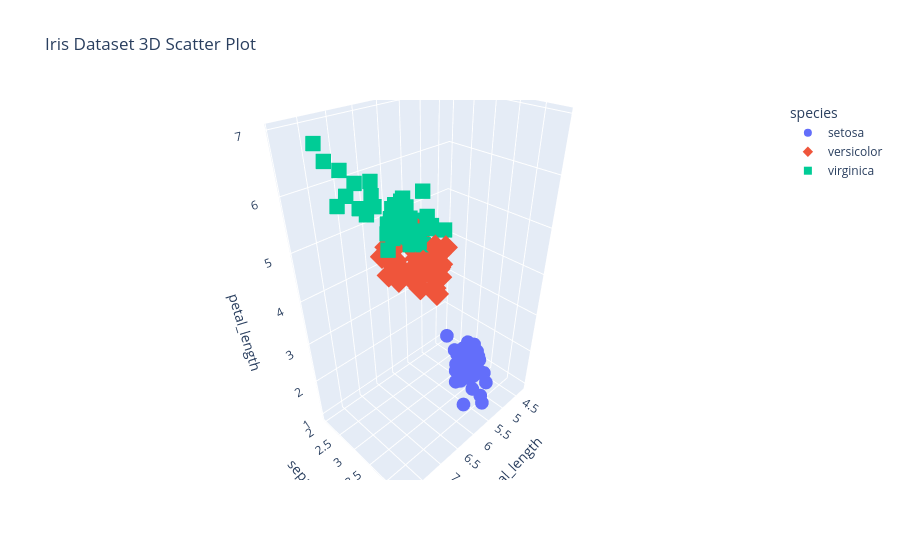

Notebook source saved alongside this figure:
### Markdown cell above
iris 데이터
* 특징이 4개이므로 4차원 특징 공간을 형성한다.
* 150개의 샘플 각각은 4차원 특징 공간의 한 점이다.

### Code cell
import plotly.express as px

df = px.data.iris()
fig = px.scatter_3d(df, x='sepal_length', y='sepal_width', z='petal_length',
                   color='species', symbol='species',
                   title='Iris Dataset 3D Scatter Plot')

fig.show(render="browser")

### Figure 1 — Plotly figure (JSON) as saved in the notebook; plotly's stock layout.template omitted (floating-point values rounded to 4 significant figures)
{"data": [{"hovertemplate": "species=setosa<br>sepal_length=%{x}<br>sepal_width=%{y}<br>petal_length=%{z}<extra></extra>", "legendgroup": "setosa", "marker": {"color": "#636efa", "symbol": "circle"}, "mode": "markers", "name": "setosa", "scene": "scene", "showlegend": true, "type": "scatter3d", "x": [5.1, 4.9, 4.7, 4.6, 5, 5.4, 4.6, 5, 4.4, 4.9, 5.4, 4.8, 4.8, 4.3, 5.8, 5.7, 5.4, 5.1, 5.7, 5.1, 5.4, 5.1, 4.6, 5.1, 4.8, 5, 5, 5.2, 5.2, 4.7, 4.8, 5.4, 5.2, 5.5, 4.9, 5, 5.5, 4.9, 4.4, 5.1, 5, 4.5, 4.4, 5, 5.1, 4.8, 5.1, 4.6, 5.3, 5], "y": [3.5, 3, 3.2, 3.1, 3.6, 3.9, 3.4, 3.4, 2.9, 3.1, 3.7, 3.4, 3, 3, 4, 4.4, 3.9, 3.5, 3.8, 3.8, 3.4, 3.7, 3.6, 3.3, 3.4, 3, 3.4, 3.5, 3.4, 3.2, 3.1, 3.4, 4.1, 4.2, 3.1, 3.2, 3.5, 3.1, 3, 3.4, 3.5, 2.3, 3.2, 3.5, 3.8, 3, 3.8, 3.2, 3.7, 3.3], "z": [1.4, 1.4, 1.3, 1.5, 1.4, 1.7, 1.4, 1.5, 1.4, 1.5, 1.5, 1.6, 1.4, 1.1, 1.2, 1.5, 1.3, 1.4, 1.7, 1.5, 1.7, 1.5, 1, 1.7, 1.9, 1.6, 1.6, 1.5, 1.4, 1.6, 1.6, 1.5, 1.5, 1.4, 1.5, 1.2, 1.3, 1.5, 1.3, 1.5, 1.3, 1.3, 1.3, 1.6, 1.9, 1.4, 1.6, 1.4, 1.5, 1.4]}, {"hovertemplate": "species=versicolor<br>sepal_length=%{x}<br>sepal_width=%{y}<br>petal_length=%{z}<extra></extra>", "legendgroup": "versicolor", "marker": {"color": "#EF553B", "symbol": "diamond"}, "mode": "markers", "name": "versicolor", "scene": "scene", "showlegend": true, "type": "scatter3d", "x": [7, 6.4, 6.9, 5.5, 6.5, 5.7, 6.3, 4.9, 6.6, 5.2, 5, 5.9, 6, 6.1, 5.6, 6.7, 5.6, 5.8, 6.2, 5.6, 5.9, 6.1, 6.3, 6.1, 6.4, 6.6, 6.8, 6.7, 6, 5.7, 5.5, 5.5, 5.8, 6, 5.4, 6, 6.7, 6.3, 5.6, 5.5, 5.5, 6.1, 5.8, 5, 5.6, 5.7, 5.7, 6.2, 5.1, 5.7], "y": [3.2, 3.2, 3.1, 2.3, 2.8, 2.8, 3.3, 2.4, 2.9, 2.7, 2, 3, 2.2, 2.9, 2.9, 3.1, 3, 2.7, 2.2, 2.5, 3.2, 2.8, 2.5, 2.8, 2.9, 3, 2.8, 3, 2.9, 2.6, 2.4, 2.4, 2.7, 2.7, 3, 3.4, 3.1, 2.3, 3, 2.5, 2.6, 3, 2.6, 2.3, 2.7, 3, 2.9, 2.9, 2.5, 2.8], "z": [4.7, 4.5, 4.9, 4, 4.6, 4.5, 4.7, 3.3, 4.6, 3.9, 3.5, 4.2, 4, 4.7, 3.6, 4.4, 4.5, 4.1, 4.5, 3.9, 4.8, 4, 4.9, 4.7, 4.3, 4.4, 4.8, 5, 4.5, 3.5, 3.8, 3.7, 3.9, 5.1, 4.5, 4.5, 4.7, 4.4, 4.1, 4, 4.4, 4.6, 4, 3.3, 4.2, 4.2, 4.2, 4.3, 3, 4.1]}, {"hovertemplate": "species=virginica<br>sepal_length=%{x}<br>sepal_width=%{y}<br>petal_length=%{z}<extra></extra>", "legendgroup": "virginica", "marker": {"color": "#00cc96", "symbol": "square"}, "mode": "markers", "name": "virginica", "scene": "scene", "showlegend": true, "type": "scatter3d", "x": [6.3, 5.8, 7.1, 6.3, 6.5, 7.6, 4.9, 7.3, 6.7, 7.2, 6.5, 6.4, 6.8, 5.7, 5.8, 6.4, 6.5, 7.7, 7.7, 6, 6.9, 5.6, 7.7, 6.3, 6.7, 7.2, 6.2, 6.1, 6.4, 7.2, 7.4, 7.9, 6.4, 6.3, 6.1, 7.7, 6.3, 6.4, 6, 6.9, 6.7, 6.9, 5.8, 6.8, 6.7, 6.7, 6.3, 6.5, 6.2, 5.9], "y": [3.3, 2.7, 3, 2.9, 3, 3, 2.5, 2.9, 2.5, 3.6, 3.2, 2.7, 3, 2.5, 2.8, 3.2, 3, 3.8, 2.6, 2.2, 3.2, 2.8, 2.8, 2.7, 3.3, 3.2, 2.8, 3, 2.8, 3, 2.8, 3.8, 2.8, 2.8, 2.6, 3, 3.4, 3.1, 3, 3.1, 3.1, 3.1, 2.7, 3.2, 3.3, 3, 2.5, 3, 3.4, 3], "z": [6, 5.1, 5.9, 5.6, 5.8, 6.6, 4.5, 6.3, 5.8, 6.1, 5.1, 5.3, 5.5, 5, 5.1, 5.3, 5.5, 6.7, 6.9, 5, 5.7, 4.9, 6.7, 4.9, 5.7, 6, 4.8, 4.9, 5.6, 5.8, 6.1, 6.4, 5.6, 5.1, 5.6, 6.1, 5.6, 5.5, 4.8, 5.4, 5.6, 5.1, 5.1, 5.9, 5.7, 5.2, 5, 5.2, 5.4, 5.1]}], "layout": {"legend": {"title": {"text": "species"}, "tracegroupgap": 0}, "scene": {"domain": {"x": [0, 1], "y": [0, 1]}, "xaxis": {"title": {"text": "sepal_length"}}, "yaxis": {"title": {"text": "sepal_width"}}, "zaxis": {"title": {"text": "petal_length"}}}, "title": {"text": "Iris Dataset 3D Scatter Plot"}}}
